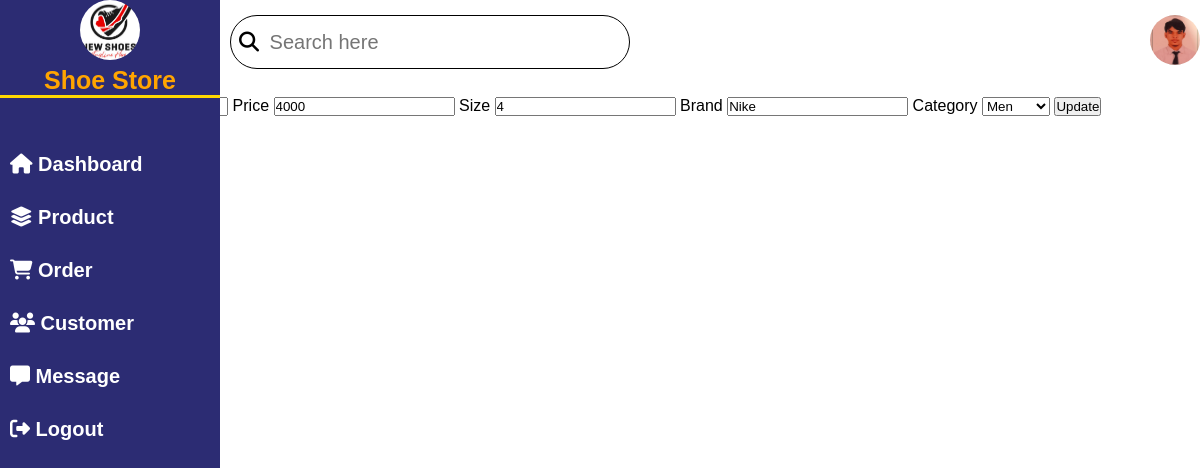
/Admin/edit_product.php?id=52, run on the app's committed database.
### tables this page shows
CREATE TABLE `product` (
  `id` int(11) NOT NULL,
  `name` varchar(255) DEFAULT NULL,
  `price` varchar(255) DEFAULT NULL,
  `image` varchar(2000) DEFAULT NULL,
  `size` varchar(10) NOT NULL,
  `brand` varchar(20) NOT NULL,
  `category` varchar(20) NOT NULL
);

### Admin/edit_product.php (the view, shortened to what this page needs)
<?php
require('header.php');
include '../config.php';
if(isset($_GET['id']) && is_numeric($_GET['id'])) {
    $id = $_GET['id'];
    $query = "SELECT * FROM product WHERE id=$id";
    $result = mysqli_query($conn, $query);
    $product = mysqli_fetch_assoc($result);
}
?>
<!DOCTYPE html>
<html>
<head>
</head>
<body>
    <h2>Edit Product</h2>
    <form action="" method="post">
        <label for="name">Name</label>
        <label for="price">Price</label>
        <input type="number" id="price" name="price" min="0" value="<?php echo $product['price']; ?>">
        <label for="size">Size</label>
        <input type="text" id="size" name="size" value="<?php echo $product['size']; ?>">
        <label for="brand">Brand</label>
        <input type="text" id="brand" name="brand" value="<?php echo $product['brand']; ?>">
        <label for="category">Category</label>
        <select name="category" id="category">
            <option value="Men" <?php if($product['category'] == 'Men') echo 'selected'; ?>>Men</option>
        </select>
        <button type="submit" name="submit">Update</button>
    </form>
</body>
</html>

### Admin/css/admin.css (style rules this page uses)
* { margin: 0; padding: 0; font-family: "Ubuntu", sans-serif; box-sizing: border-box; }

### data on the page
product: price "4000", size "4", brand "Nike", category "Men"
